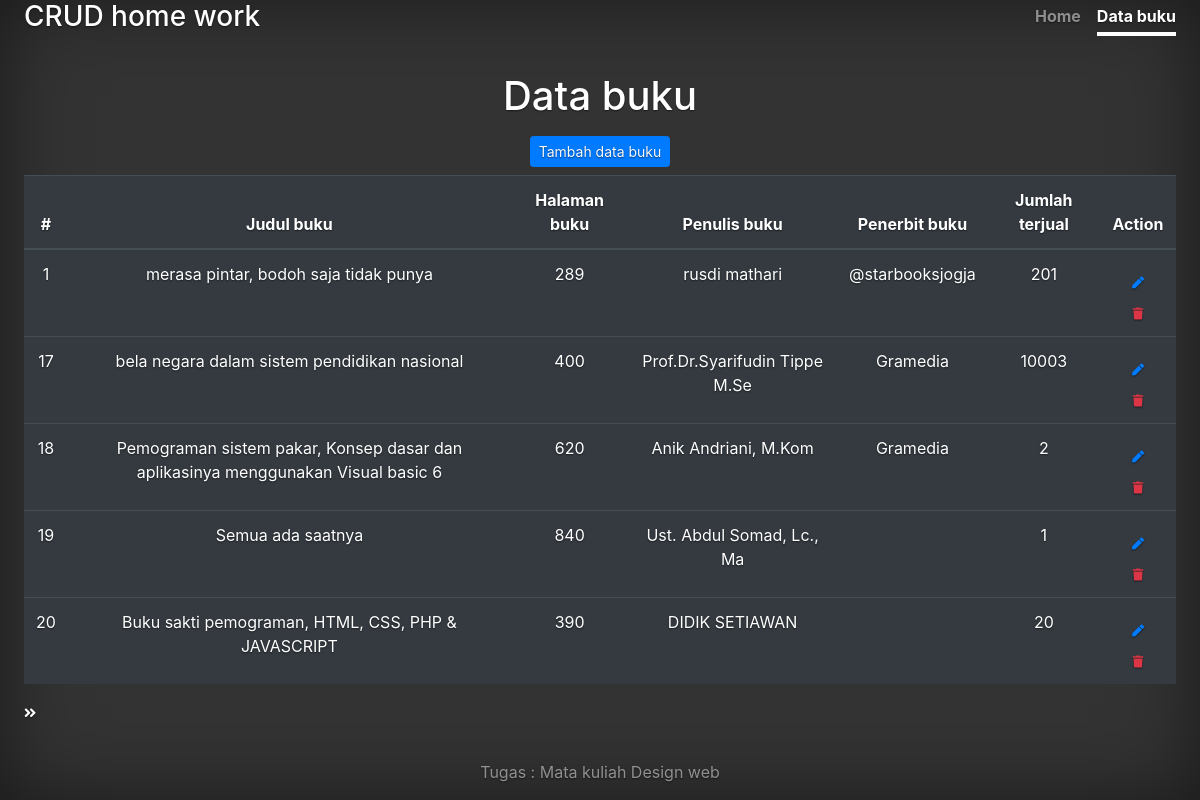
Page /databuku.php on the committed database.
### tables this page shows
CREATE TABLE `buku` (
  `id` bigint(20) NOT NULL,
  `judul_buku` varchar(255) NOT NULL,
  `halaman_buku` int(11) NOT NULL,
  `penulis_buku` varchar(255) NOT NULL,
  `penerbit_buku` text DEFAULT NULL,
  `jumlah_terjual` int(11) NOT NULL
);

### databuku.php (the view, shortened to what this page needs)
<?php
$pdo = pdo_connect_mysql();
$page = isset($_GET['page']) && is_numeric($_GET['page']) ? (int)$_GET['page'] : 1;
$records_per_page = 5;
$stmt = $pdo->prepare('SELECT * FROM buku ORDER BY id LIMIT :current_page, :record_per_page');
$stmt->bindValue(':current_page', ($page - 1) * $records_per_page, PDO::PARAM_INT);
$stmt->bindValue(':record_per_page', $records_per_page, PDO::PARAM_INT);
$stmt->execute();
$buku = $stmt->fetchAll(PDO::FETCH_ASSOC);
$num_buku = $pdo->query('SELECT COUNT(*) FROM buku')->fetchColumn(); ?>
<!doctype html>
<html lang="en">
<head>
    <link rel="stylesheet" href="https://stackpath.bootstrapcdn.com/bootstrap/4.3.1/css/bootstrap.min.css"
>
    <link rel="stylesheet" href="https://use.fontawesome.com/releases/v5.7.1/css/all.css">
    <link href="cover.css" rel="stylesheet">
</head>
<body class="text-center">
    <div class="cover d-flex mx-auto flex-column">
        <header class="masthead mb-auto">
            <div class="inner">
                <h3 class="masthead-brand">CRUD home work</h3>
                <nav class="nav nav-masthead justify-content-center">
                    <a class="nav-link " href="/phpcrudputri">Home</a>
                    <a class="nav-link active" href="databuku.php">Data buku</a>
                </nav>
            </div>
        </header>
        <main role="main" class="inner">
            <h1 class="cover-heading">Data buku</h1>
            <a href="tambahbuku.php" class="btn btn-sm btn-primary text-light my-2">Tambah data buku</a>
            <table class="table table-dark">
                <thead>
                    <tr>
                        <th scope="col">#</th>
                        <th scope="col">Judul buku</th>
                        <th scope="col">Halaman buku</th>
                        <th scope="col">Penulis buku</th>
                        <th scope="col">Penerbit buku</th>
                        <th scope="col">Jumlah terjual</th>
                        <th scope="col">Action</th>
                    </tr>
                </thead>
                <tbody>
                    <?php foreach ($buku as $books) : ?>
                    <tr>
                        <td><?= $books['id'] ?></td>
                        <td><?= $books['judul_buku'] ?></td>
                        <td><?= $books['halaman_buku'] ?></td>
                        <td><?= $books['penulis_buku'] ?></td>
                        <td><?= $books['penerbit_buku'] ?></td>
                        <td><?= $books['jumlah_terjual'] ?></td>
                        <td class="actions">
                            <a href="editbuku.php?id=<?= $books['id'] ?>" class="btn text-primary"><i
                                    class="fas fa-pen fa-xs"></i></a>
                            <a href="hapusbuku.php?id=<?= $books['id'] ?>" class="trash text-danger"><i
                                    class="fas fa-trash fa-xs"></i></a>
                        </td>
                    </tr>
                    <?php endforeach; ?>
                </tbody>
            </table>
            <div class="pagination">
                <?php if ($page * $records_per_page < $num_buku) : ?>
                <a href="databuku.php?page=<?= $page + 1 ?>"><i class="fas fa-angle-double-right fa-sm"></i></a>
                <?php endif; ?>
            </div>
        </main>
        <footer class="mastfoot mt-auto">
            <div class="inner">
                <p>Tugas : Mata kuliah Design web</p>
            </div>
        </footer>
    </div>
</body>
</html>

### cover.css (style rules this page uses)
a, a:focus, a:hover { color: #fff; }
html, body { height: 100%; background-color: #333; }
body { display: -ms-flexbox; display: flex; color: #fff; text-shadow: 0 .05rem .1rem rgba(0, 0, 0, .5); box-shadow: inset 0 0 5rem rgba(0, 0, 0, .5); }
.masthead { margin-bottom: 2rem; }
.masthead-brand { margin-bottom: 0; }
.nav-masthead .nav-link { padding: .25rem 0; font-weight: 700; color: rgba(255, 255, 255, .5); background-color: transparent; border-bottom: .25rem solid transparent; }
.nav-masthead .nav-link + .nav-link { margin-left: 1rem; }
.nav-masthead .active { color: #fff; border-bottom-color: #fff; }
@media (min-width: 48em) { .masthead-brand { float: left; } }
@media (min-width: 48em) { .nav-masthead { float: right; } }
.cover { padding: 0 1.5rem; }
.mastfoot { color: rgba(255, 255, 255, .5); }

### rows in the picture
buku: id "1", judul_buku "merasa pintar, bodoh saja tidak punya", halaman_buku "289", penulis_buku "rusdi mathari", penerbit_buku "@starbooksjogja", jumlah_terjual "201"
buku: id "17", judul_buku "bela negara dalam sistem pendidikan nasional", halaman_buku "400", penulis_buku "Prof.Dr.Syarifudin Tippe M.Se", penerbit_buku "Gramedia", jumlah_terjual "10003"
buku: id "18", judul_buku "Pemograman sistem pakar, Konsep dasar dan aplikasinya menggunakan Visual basic 6", halaman_buku "620", penulis_buku "Anik Andriani, M.Kom", penerbit_buku "Gramedia", jumlah_terjual "2"
buku: id "19", judul_buku "Semua ada saatnya", halaman_buku "840", penulis_buku "Ust. Abdul Somad, Lc., Ma", jumlah_terjual "1"
buku: id "20", judul_buku "Buku sakti pemograman, HTML, CSS, PHP & JAVASCRIPT", halaman_buku "390", penulis_buku "DIDIK SETIAWAN", jumlah_terjual "20"
